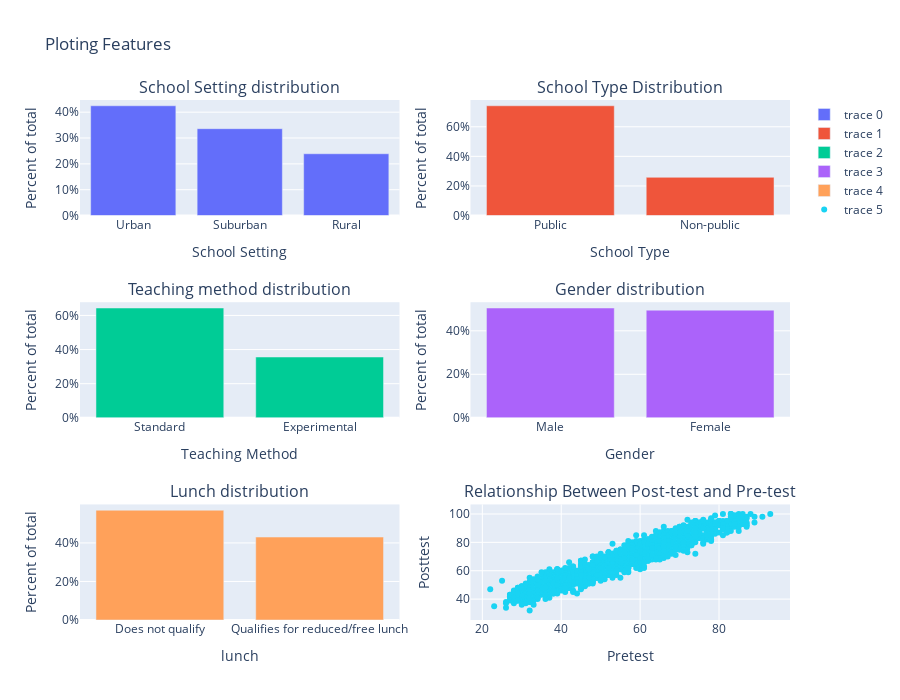

This figure's notebook cell:
### Code cell
fig = make_subplots(
    rows=3, cols=2, subplot_titles=("School Setting distribution", "School Type Distribution",'Teaching method distribution','Gender distribution','Lunch distribution','Relationship Between Post-test and Pre-test')
)


fig.add_trace(go.Bar(x=data['school_setting'].value_counts().index.values, y=data['school_setting'].value_counts().values/np.sum(data['school_setting'].value_counts())), row=1, col=1)
fig.add_trace(go.Bar(x=data['school_type'].value_counts().index.values, y=data['school_type'].value_counts().values/np.sum(data['school_type'].value_counts())), row=1, col=2)
fig.add_trace(go.Bar(x=data['teaching_method'].value_counts().index.values, y=data['teaching_method'].value_counts().values/np.sum(data['teaching_method'].value_counts())), row=2, col=1)
fig.add_trace(go.Bar(x=data['gender'].value_counts().index.values, y=data['gender'].value_counts().values/np.sum(data['gender'].value_counts())), row=2, col=2)
fig.add_trace(go.Bar(x=data['lunch'].value_counts().index.values, y=data['lunch'].value_counts().values/np.sum(data['lunch'].value_counts())), row=3, col=1)
fig.add_trace(go.Scatter(x=data['pretest'], y=data['posttest'], mode='markers'), row=3, col=2)


fig.update_xaxes(title_text="School Setting", row=1, col=1)
fig.update_xaxes(title_text="School Type", row=1, col=2)
fig.update_xaxes(title_text="Teaching Method", row=2, col=1)
fig.update_xaxes(title_text="Gender", row=2, col=2)
fig.update_xaxes(title_text="lunch", row=3, col=1)
fig.update_xaxes(title_text="Pretest", row=3, col=2)



fig.update_yaxes(title_text="Percent of total",tickformat = ',.0%',row=1, col=1)
fig.update_yaxes(title_text="Percent of total",tickformat = ',.0%', row=1, col=2)
fig.update_yaxes(title_text="Percent of total",tickformat = ',.0%', row=2, col=1)
fig.update_yaxes(title_text="Percent of total",tickformat = ',.0%', row=2, col=2)
fig.update_yaxes(title_text="Percent of total",tickformat = ',.0%', row=3, col=1)
fig.update_yaxes(title_text="Posttest",row=3, col=2)



fig.update_layout(title_text="Ploting Features", height=700)

fig.show()

### Figure 1 — Plotly figure (JSON) as saved in the notebook; plotly's stock layout.template omitted (floating-point values rounded to 4 significant figures; data arrays with more than 128 entries replaced by an {"elided": "..."} marker saying what was removed)
{"data": [{"type": "bar", "x": ["Urban", "Suburban", "Rural"], "xaxis": "x", "y": [0.4248, 0.3361, 0.2391], "yaxis": "y"}, {"type": "bar", "x": ["Public", "Non-public"], "xaxis": "x2", "y": [0.7417, 0.2583], "yaxis": "y2"}, {"type": "bar", "x": ["Standard", "Experimental"], "xaxis": "x3", "y": [0.6437, 0.3563], "yaxis": "y3"}, {"type": "bar", "x": ["Male", "Female"], "xaxis": "x4", "y": [0.5049, 0.4951], "yaxis": "y4"}, {"type": "bar", "x": ["Does not qualify", "Qualifies for reduced/free lunch"], "xaxis": "x5", "y": [0.5696, 0.4304], "yaxis": "y5"}, {"mode": "markers", "type": "scatter", "x": {"elided": "2133 int values"}, "xaxis": "x6", "y": {"elided": "2133 int values"}, "yaxis": "y6"}], "layout": {"annotations": [{"font": {"size": 16}, "showarrow": false, "text": "School Setting distribution", "x": 0.225, "xanchor": "center", "xref": "paper", "y": 1, "yanchor": "bottom", "yref": "paper"}, {"font": {"size": 16}, "showarrow": false, "text": "School Type Distribution", "x": 0.775, "xanchor": "center", "xref": "paper", "y": 1, "yanchor": "bottom", "yref": "paper"}, {"font": {"size": 16}, "showarrow": false, "text": "Teaching method distribution", "x": 0.225, "xanchor": "center", "xref": "paper", "y": 0.6111, "yanchor": "bottom", "yref": "paper"}, {"font": {"size": 16}, "showarrow": false, "text": "Gender distribution", "x": 0.775, "xanchor": "center", "xref": "paper", "y": 0.6111, "yanchor": "bottom", "yref": "paper"}, {"font": {"size": 16}, "showarrow": false, "text": "Lunch distribution", "x": 0.225, "xanchor": "center", "xref": "paper", "y": 0.2222, "yanchor": "bottom", "yref": "paper"}, {"font": {"size": 16}, "showarrow": false, "text": "Relationship Between Post-test and Pre-test", "x": 0.775, "xanchor": "center", "xref": "paper", "y": 0.2222, "yanchor": "bottom", "yref": "paper"}], "height": 700, "title": {"text": "Ploting Features"}, "xaxis": {"anchor": "y", "domain": [0, 0.45], "title": {"text": "School Setting"}}, "xaxis2": {"anchor": "y2", "domain": [0.55, 1], "title": {"text": "School Type"}}, "xaxis3": {"anchor": "y3", "domain": [0, 0.45], "title": {"text": "Teaching Method"}}, "xaxis4": {"anchor": "y4", "domain": [0.55, 1], "title": {"text": "Gender"}}, "xaxis5": {"anchor": "y5", "domain": [0, 0.45], "title": {"text": "lunch"}}, "xaxis6": {"anchor": "y6", "domain": [0.55, 1], "title": {"text": "Pretest"}}, "yaxis": {"anchor": "x", "domain": [0.7778, 1], "tickformat": ",.0%", "title": {"text": "Percent of total"}}, "yaxis2": {"anchor": "x2", "domain": [0.7778, 1], "tickformat": ",.0%", "title": {"text": "Percent of total"}}, "yaxis3": {"anchor": "x3", "domain": [0.3889, 0.6111], "tickformat": ",.0%", "title": {"text": "Percent of total"}}, "yaxis4": {"anchor": "x4", "domain": [0.3889, 0.6111], "tickformat": ",.0%", "title": {"text": "Percent of total"}}, "yaxis5": {"anchor": "x5", "domain": [0, 0.2222], "tickformat": ",.0%", "title": {"text": "Percent of total"}}, "yaxis6": {"anchor": "x6", "domain": [0, 0.2222], "title": {"text": "Posttest"}}}}
